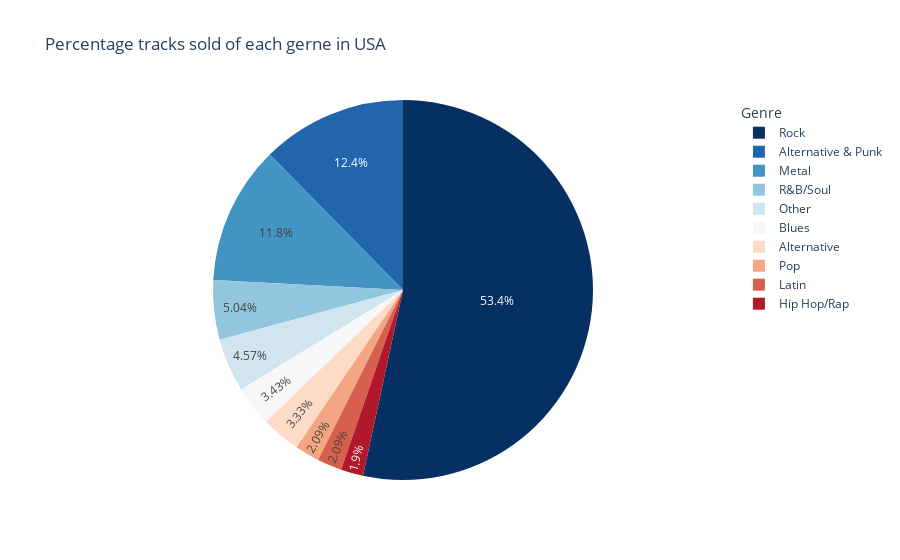

The cell this chart's notebook holds for it:
### Code cell
query = """WITH 
    USA_tracks AS 
    (
        SELECT track_id, quantity
        FROM invoice i
        INNER JOIN invoice_line il ON i.invoice_id = il.invoice_id
        WHERE i.billing_country = "USA"
    )

/* Return genre, number of purchases in absolute and percentage 
with most number of tracks sold in USA*/
SELECT 
    g.name genre,
    SUM(usat.quantity) tracks_sold,
    CAST(SUM(usat.quantity) AS FLOAT) / 
    (SELECT sum(il.quantity)
     FROM invoice i
        INNER JOIN invoice_line il ON i.invoice_id = il.invoice_id
     WHERE i.billing_country = "USA") AS percentage_sold
FROM track t
    INNER JOIN USA_tracks usat ON t.track_id = usat.track_id
    INNER JOIN genre g ON g.genre_id = t.genre_id
GROUP BY 1
ORDER BY 3 DESC"""

# Make connection to database
data = sqlite3.connect("chinook.db")

# Convert query output into dataframe
gerne_data = pd.read_sql_query(query, data)
gerne_data = gerne_data.append(gerne_data.loc[9:, ["tracks_sold", "percentage_sold"]].sum(),
                               ignore_index=True)
gerne_data.iloc[-1, 0] = "Other"
# Drop uneeded rows
gerne_data.drop(index=range(9,17), inplace=True)

# Create a pie plot for the result
fig = px.pie(data_frame=gerne_data, names="genre", values="percentage_sold",
            title="Percentage tracks sold of each gerne in USA",
            color_discrete_sequence=px.colors.sequential.RdBu_r)
fig.update_layout(legend_title_text="Genre")
fig.show()

### Figure 1 — Plotly figure (JSON) as saved in the notebook; plotly's stock layout.template omitted (floating-point values rounded to 4 significant figures)
{"data": [{"domain": {"x": [0, 1], "y": [0, 1]}, "hovertemplate": "genre=%{label}<br>percentage_sold=%{value}<extra></extra>", "labels": ["Rock", "Alternative & Punk", "Metal", "R&B/Soul", "Blues", "Alternative", "Pop", "Latin", "Hip Hop/Rap", "Other"], "legendgroup": "", "name": "", "showlegend": true, "type": "pie", "values": [0.5338, 0.1237, 0.118, 0.05043, 0.03425, 0.0333, 0.02093, 0.02093, 0.01903, 0.04567]}], "layout": {"legend": {"title": {"text": "Genre"}, "tracegroupgap": 0}, "piecolorway": ["rgb(5,48,97)", "rgb(33,102,172)", "rgb(67,147,195)", "rgb(146,197,222)", "rgb(209,229,240)", "rgb(247,247,247)", "rgb(253,219,199)", "rgb(244,165,130)", "rgb(214,96,77)", "rgb(178,24,43)", "rgb(103,0,31)"], "title": {"text": "Percentage tracks sold of each gerne in USA"}}}
